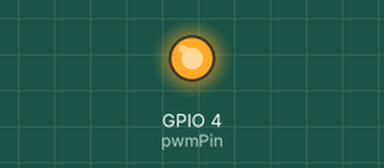
Bench run of a sketch on a simulated ESP32. Shown: output pins drawn as LEDs (lit = HIGH).

Above: at 0.05 s.
At 1.5 s:
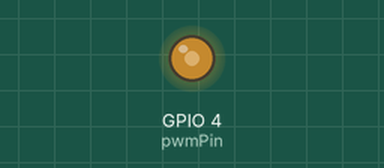
At 3.0 s:
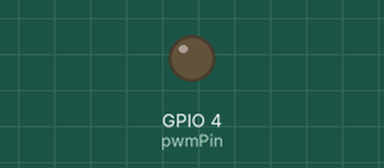
Timing chart, 0 to 6.9 s (numbered marks = the images above):
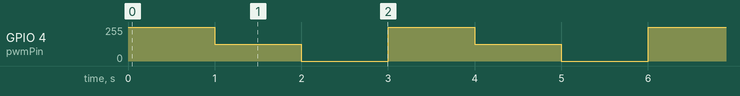

Measured:
- by itself, GPIO 4 (pwmPin): repeats every 3.0 s: 127/255 1.0 s, 0/255 1.0 s, 255/255 1.0 s

The sketch:

ESP32_LED.ino
```cpp
const int pwmPin = A10; //GPIO IO4ping

void setup() {
    ledcSetup(0, 12899, 8);
    ledcAttachPin(pwmPin, 0);
}

void loop() {
    ledcWrite(0, 255);
    delay(1000);
    ledcWrite(0, 127);
    delay(1000);
    ledcWrite(0, 0);
    delay(1000);
}
```
